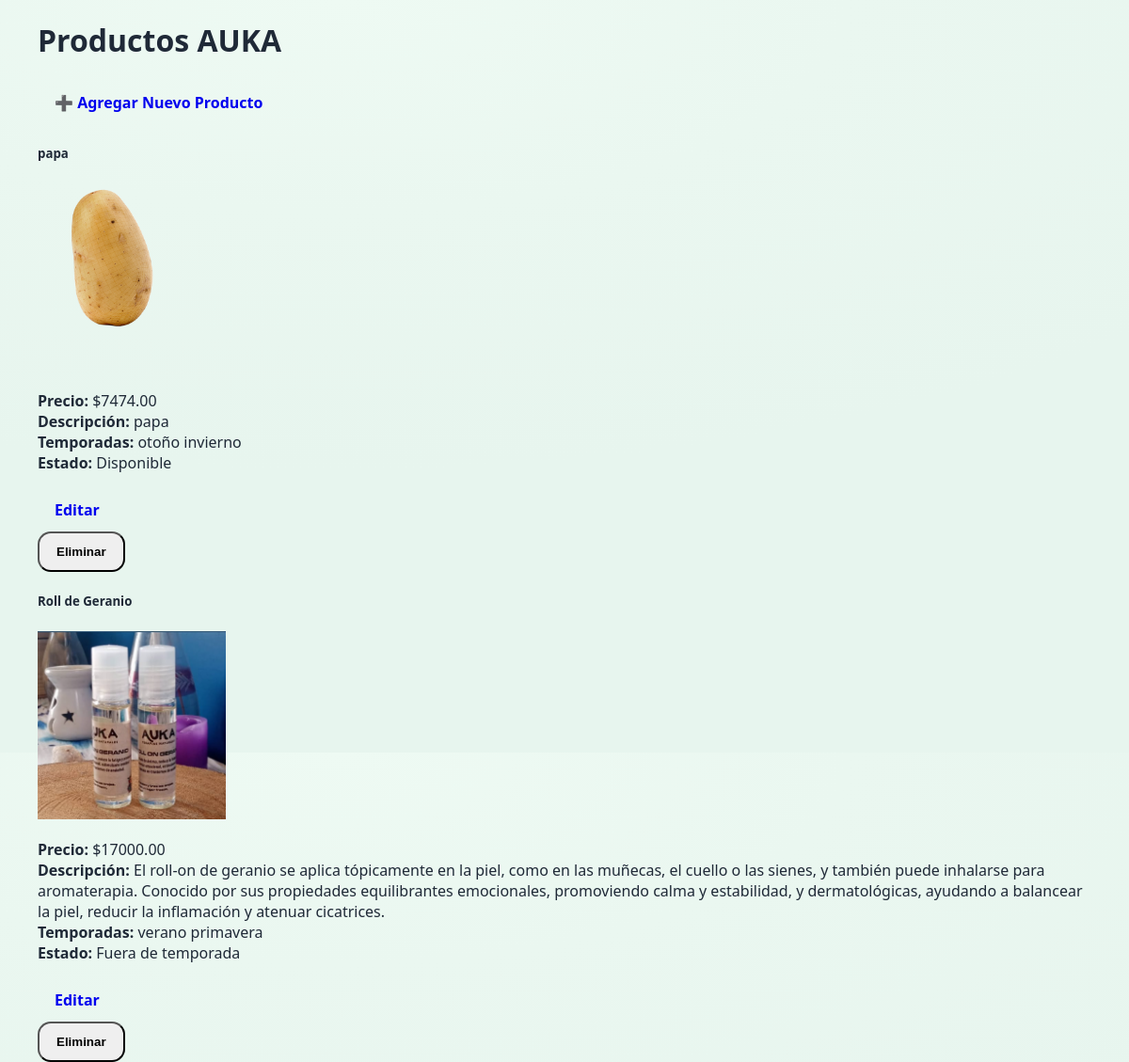
Page /panel/catalogo/ (signed in) on the committed database.
### panel/models.py (models this page shows, shortened)
class Producto(models.Model):
    TEMPORADAS = [
        ("verano", "Verano"),
        ("otoño", "Otoño"),
        ("invierno", "Invierno"),
        ("primavera", "Primavera"),
    ]
    usuario = models.ForeignKey(User, on_delete=models.CASCADE)
    nombre = models.CharField(max_length=100)
    precio = models.DecimalField(max_digits=10, decimal_places=2)
    descripcion = models.TextField()
    imagen = models.ImageField(upload_to='productos/')
    activo = models.BooleanField(default=True)
    temporadas = MultiSelectField(choices=TEMPORADAS, blank=True)

### panel/views.py (the view)
# urls.py: path('catalogo/', views.mi_panel, name='mi_panel'),
@login_required
def mi_panel(request):
    productos = Producto.objects.filter(usuario=request.user)
    return render(request, 'catalogo/panel.html', {'productos': productos})

### panel/templates/catalogo/panel.html (shortened to what this page needs)
{% extends 'base.html' %}
{% block content %}
<div class="container">
    <h1>Productos AUKA</h1>
    <a href="{% url 'agregar_producto' %}" class="btn btn-success">
        ➕ Agregar Nuevo Producto
    </a>
    <div class="row mt-4">
        {% for producto in productos %}
        <div class="col-md-4 mb-4">
            <div class="card">
                <h5 class="card-title text-center mt-2">
                    <strong>{{ producto.nombre }}</strong>
                </h5>
                {% if producto.imagen %}
                <img src="{{ producto.imagen.url }}" class="card-img-top" alt="{{ producto.nombre }}" style="height: 200px; object-fit: cover;">
                {% else %}
                <div class="card-img-top bg-light d-flex align-items-center justify-content-center" style="height: 200px;">
                    <span class="text-muted"> Sin imagen</span>
                </div>
                {% endif %}
                <div class="card-body">
                    <p class="card-text">
                        <strong>Precio:</strong> ${{ producto.precio }}<br>
                        <strong>Descripción:</strong>
                        {{ producto.descripcion}}<br>
                        <strong>Temporadas:</strong>
                        {% if producto.temporadas %}
                            {% for temp in producto.temporadas %}
                                <span class="badge bg-info text-dark">{{ temp }}</span>
                            {% endfor %}
                        {% else %}
                            <span class="text-muted">Sin temporada</span>
                        {% endif %} <br>
                        <strong>Estado:</strong>
                        <span class="badge {% if producto.activo %}bg-success{% else %}bg-danger{% endif %}">
                            {% if producto.activo %} Disponible {% else %} Fuera de temporada{% endif %}
                        </span>
                    </p>
                    <div class="d-flex justify-content-between">
                        <a href="{% url 'editar_producto' producto.id %}" class="btn btn-warning btn-sm">
                             Editar
                        </a>
                        <form method="post" action="{% url 'eliminar_producto' producto.id %}"
                            onsubmit="return confirm('¿Seguro que quieres eliminar este producto?');">
                            <button type="submit" class="btn btn-danger btn-sm">
                                 Eliminar
                            </button>
                        </form>
                    </div>
                </div>
            </div>
        </div>
        {% endfor %}
    </div>
</div>
{% endblock %}

### templates/base.html (shortened to what this page needs)
{% load static %}
<!doctype html>
<html lang="es">
<head>
  {% load static %}
  <link rel="stylesheet" href="{% static 'css/auka.css' %}">
  <link rel="stylesheet" href="{% static 'tu_app/css/auka.css' %}">
</head>
<body>
  {% block content %}{% endblock %}
</body>
</html>

### static/css/auka.css (style rules this page uses)
* { box-sizing: border-box; }
html, body { height: 100%; }
body { margin: 0; font-family: system-ui, -apple-system, Segoe UI, Roboto, Arial, sans-serif; color: #1f2937; background: radial-gradient(1200px 500px at 30% 0%, #eefaf3 0%, #eaf7f0 45%, #e7f5ee 100%); }
:root { --green: #0f7a3a; --green-2: #0b6a31; --mint: #eaf7f0; --text: #1f2937; --muted: #4b5563; --shadow: 0 16px 40px rgba(0,0,0,.12); --radius-xl: 26px; }
.container { width: min(1120px, calc(100% - 48px)); margin: 0 auto; }
.btn { display: inline-flex; align-items: center; justify-content: center; text-decoration: none; font-weight: 800; padding: 12px 18px; border-radius: 14px; transition: transform .12s ease, box-shadow .12s ease, background .12s ease, color .12s ease; }

### rows in the picture
Producto: nombre "papa", imagen (picture), precio "7474.00", descripcion "papa", temporadas "otoño" "invierno", activo "Disponible"
Producto: nombre "Roll de Geranio", imagen (picture), precio "17000.00", descripcion "El roll-on de geranio se aplica tópicamente en la piel, como en las muñecas, el cuello o las sienes, y también puede inhalarse para aromaterapia. Conocido por sus propiedades equilibrantes emocionales, promoviendo calma y estabilidad, y dermatológicas, ayudando a balancear la piel, reducir la inflamación y atenuar cicatrices.", temporadas "verano" "primavera", activo "Fuera de temporada"
